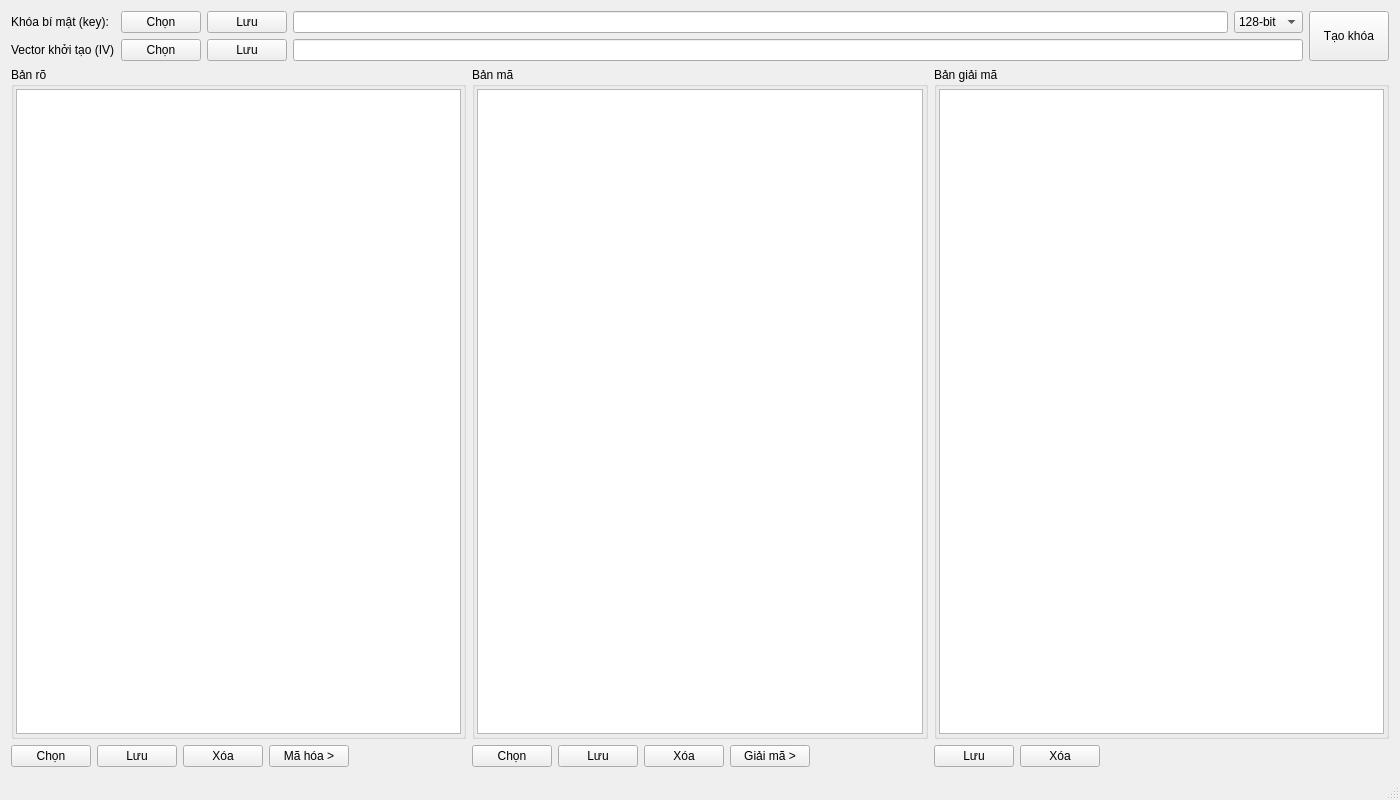
<?xml version="1.0" encoding="UTF-8"?>
<ui version="4.0">
 <class>MainWindowClass</class>
 <widget class="QMainWindow" name="MainWindowClass">
  <property name="geometry">
   <rect>
    <x>0</x>
    <y>0</y>
    <width>1400</width>
    <height>800</height>
   </rect>
  </property>
  <property name="windowTitle">
   <string>AESCryptopp</string>
  </property>
  <property name="windowIcon">
   <iconset resource="MainWindow.qrc">
    <normaloff>:/icons/AESCryptopp.svg</normaloff>:/icons/AESCryptopp.svg</iconset>
  </property>
  <widget class="QWidget" name="centralWidget">
   <layout class="QGridLayout" name="gridLayout_5">
    <item row="1" column="0">
     <layout class="QVBoxLayout" name="verticalLayout">
      <item>
       <widget class="QGroupBox" name="plainGroupBox">
        <property name="title">
         <string>Bản rõ</string>
        </property>
        <layout class="QGridLayout" name="gridLayout">
         <property name="leftMargin">
          <number>2</number>
         </property>
         <property name="topMargin">
          <number>2</number>
         </property>
         <property name="rightMargin">
          <number>2</number>
         </property>
         <property name="bottomMargin">
          <number>2</number>
         </property>
         <item row="0" column="0">
          <widget class="QPlainTextEdit" name="plainTextEdit">
           <property name="font">
            <font>
             <pointsize>10</pointsize>
            </font>
           </property>
          </widget>
         </item>
        </layout>
       </widget>
      </item>
      <item>
       <layout class="QHBoxLayout" name="horizontalLayout">
        <item>
         <widget class="QPushButton" name="plainLoadButton">
          <property name="text">
           <string>Chọn</string>
          </property>
          <property name="icon">
           <iconset resource="MainWindow.qrc">
            <normaloff>:/icons/add.svg</normaloff>:/icons/add.svg</iconset>
          </property>
         </widget>
        </item>
        <item>
         <widget class="QPushButton" name="plainSaveButton">
          <property name="text">
           <string>Lưu</string>
          </property>
          <property name="icon">
           <iconset resource="MainWindow.qrc">
            <normaloff>:/icons/save.svg</normaloff>:/icons/save.svg</iconset>
          </property>
         </widget>
        </item>
        <item>
         <widget class="QPushButton" name="plainClearButton">
          <property name="text">
           <string>Xóa</string>
          </property>
          <property name="icon">
           <iconset resource="MainWindow.qrc">
            <normaloff>:/icons/clear.svg</normaloff>:/icons/clear.svg</iconset>
          </property>
         </widget>
        </item>
        <item>
         <widget class="QPushButton" name="encryptButton">
          <property name="text">
           <string>Mã hóa &gt;</string>
          </property>
          <property name="icon">
           <iconset resource="MainWindow.qrc">
            <normaloff>:/icons/encryption.svg</normaloff>:/icons/encryption.svg</iconset>
          </property>
         </widget>
        </item>
        <item>
         <spacer name="horizontalSpacer">
          <property name="orientation">
           <enum>Qt::Horizontal</enum>
          </property>
          <property name="sizeHint" stdset="0">
           <size>
            <width>40</width>
            <height>20</height>
           </size>
          </property>
         </spacer>
        </item>
       </layout>
      </item>
     </layout>
    </item>
    <item row="1" column="1">
     <layout class="QVBoxLayout" name="verticalLayout_2">
      <item>
       <widget class="QGroupBox" name="groupBox_2">
        <property name="title">
         <string>Bản mã</string>
        </property>
        <layout class="QGridLayout" name="gridLayout_2">
         <property name="leftMargin">
          <number>2</number>
         </property>
         <property name="topMargin">
          <number>2</number>
         </property>
         <property name="rightMargin">
          <number>2</number>
         </property>
         <property name="bottomMargin">
          <number>2</number>
         </property>
         <item row="0" column="0">
          <widget class="QPlainTextEdit" name="cipherTextEdit">
           <property name="font">
            <font>
             <pointsize>10</pointsize>
            </font>
           </property>
          </widget>
         </item>
        </layout>
       </widget>
      </item>
      <item>
       <layout class="QHBoxLayout" name="horizontalLayout_2">
        <item>
         <widget class="QPushButton" name="cipherLoadButton">
          <property name="text">
           <string>Chọn</string>
          </property>
          <property name="icon">
           <iconset resource="MainWindow.qrc">
            <normaloff>:/icons/add.svg</normaloff>:/icons/add.svg</iconset>
          </property>
         </widget>
        </item>
        <item>
         <widget class="QPushButton" name="cipherSaveButton">
          <property name="text">
           <string>Lưu</string>
          </property>
          <property name="icon">
           <iconset resource="MainWindow.qrc">
            <normaloff>:/icons/save.svg</normaloff>:/icons/save.svg</iconset>
          </property>
         </widget>
        </item>
        <item>
         <widget class="QPushButton" name="cipherClearButton">
          <property name="text">
           <string>Xóa</string>
          </property>
          <property name="icon">
           <iconset resource="MainWindow.qrc">
            <normaloff>:/icons/clear.svg</normaloff>:/icons/clear.svg</iconset>
          </property>
         </widget>
        </item>
        <item>
         <widget class="QPushButton" name="decryptButton">
          <property name="text">
           <string>Giải mã &gt;</string>
          </property>
          <property name="icon">
           <iconset resource="MainWindow.qrc">
            <normaloff>:/icons/key.svg</normaloff>:/icons/key.svg</iconset>
          </property>
         </widget>
        </item>
        <item>
         <spacer name="horizontalSpacer_2">
          <property name="orientation">
           <enum>Qt::Horizontal</enum>
          </property>
          <property name="sizeHint" stdset="0">
           <size>
            <width>40</width>
            <height>20</height>
           </size>
          </property>
         </spacer>
        </item>
       </layout>
      </item>
     </layout>
    </item>
    <item row="1" column="2">
     <layout class="QVBoxLayout" name="verticalLayout_3">
      <item>
       <widget class="QGroupBox" name="groupBox_3">
        <property name="title">
         <string>Bản giải mã</string>
        </property>
        <layout class="QGridLayout" name="gridLayout_4">
         <property name="leftMargin">
          <number>2</number>
         </property>
         <property name="topMargin">
          <number>2</number>
         </property>
         <property name="rightMargin">
          <number>2</number>
         </property>
         <property name="bottomMargin">
          <number>2</number>
         </property>
         <item row="0" column="0">
          <widget class="QPlainTextEdit" name="recoveredTextEdit">
           <property name="font">
            <font>
             <pointsize>10</pointsize>
            </font>
           </property>
          </widget>
         </item>
        </layout>
       </widget>
      </item>
      <item>
       <layout class="QHBoxLayout" name="horizontalLayout_3">
        <item>
         <widget class="QPushButton" name="recoveredSaveButton">
          <property name="text">
           <string>Lưu</string>
          </property>
          <property name="icon">
           <iconset resource="MainWindow.qrc">
            <normaloff>:/icons/save.svg</normaloff>:/icons/save.svg</iconset>
          </property>
         </widget>
        </item>
        <item>
         <widget class="QPushButton" name="recoveredClearButton">
          <property name="text">
           <string>Xóa</string>
          </property>
          <property name="icon">
           <iconset resource="MainWindow.qrc">
            <normaloff>:/icons/clear.svg</normaloff>:/icons/clear.svg</iconset>
          </property>
         </widget>
        </item>
        <item>
         <spacer name="horizontalSpacer_3">
          <property name="orientation">
           <enum>Qt::Horizontal</enum>
          </property>
          <property name="sizeHint" stdset="0">
           <size>
            <width>138</width>
            <height>20</height>
           </size>
          </property>
         </spacer>
        </item>
       </layout>
      </item>
     </layout>
    </item>
    <item row="0" column="0" colspan="3">
     <layout class="QGridLayout" name="gridLayout_3">
      <item row="0" column="4">
       <widget class="QComboBox" name="keySizeComboBox">
        <item>
         <property name="text">
          <string>128-bit</string>
         </property>
        </item>
        <item>
         <property name="text">
          <string>192-bit</string>
         </property>
        </item>
        <item>
         <property name="text">
          <string>256-bit</string>
         </property>
        </item>
       </widget>
      </item>
      <item row="0" column="5" rowspan="2">
       <widget class="QPushButton" name="generateKeyButton">
        <property name="sizePolicy">
         <sizepolicy hsizetype="Preferred" vsizetype="Preferred">
          <horstretch>0</horstretch>
          <verstretch>0</verstretch>
         </sizepolicy>
        </property>
        <property name="text">
         <string>Tạo khóa</string>
        </property>
        <property name="icon">
         <iconset resource="MainWindow.qrc">
          <normaloff>:/icons/generation.svg</normaloff>:/icons/generation.svg</iconset>
        </property>
        <property name="iconSize">
         <size>
          <width>40</width>
          <height>40</height>
         </size>
        </property>
       </widget>
      </item>
      <item row="0" column="1">
       <widget class="QPushButton" name="keyLoadButton">
        <property name="text">
         <string>Chọn</string>
        </property>
        <property name="icon">
         <iconset resource="MainWindow.qrc">
          <normaloff>:/icons/add.svg</normaloff>:/icons/add.svg</iconset>
        </property>
       </widget>
      </item>
      <item row="1" column="2">
       <widget class="QPushButton" name="ivSaveButton">
        <property name="text">
         <string>Lưu</string>
        </property>
        <property name="icon">
         <iconset resource="MainWindow.qrc">
          <normaloff>:/icons/save.svg</normaloff>:/icons/save.svg</iconset>
        </property>
       </widget>
      </item>
      <item row="1" column="3" colspan="2">
       <widget class="QLineEdit" name="ivLineEdit"/>
      </item>
      <item row="0" column="0">
       <widget class="QLabel" name="label">
        <property name="text">
         <string>Khóa bí mật (key):</string>
        </property>
       </widget>
      </item>
      <item row="0" column="2">
       <widget class="QPushButton" name="keySaveButton">
        <property name="text">
         <string>Lưu</string>
        </property>
        <property name="icon">
         <iconset resource="MainWindow.qrc">
          <normaloff>:/icons/save.svg</normaloff>:/icons/save.svg</iconset>
        </property>
       </widget>
      </item>
      <item row="1" column="1">
       <widget class="QPushButton" name="ivLoadButton">
        <property name="text">
         <string>Chọn</string>
        </property>
        <property name="icon">
         <iconset resource="MainWindow.qrc">
          <normaloff>:/icons/add.svg</normaloff>:/icons/add.svg</iconset>
        </property>
       </widget>
      </item>
      <item row="1" column="0">
       <widget class="QLabel" name="label_2">
        <property name="text">
         <string>Vector khởi tạo (IV)</string>
        </property>
       </widget>
      </item>
      <item row="0" column="3">
       <widget class="QLineEdit" name="keyLineEdit"/>
      </item>
     </layout>
    </item>
   </layout>
  </widget>
  <widget class="QStatusBar" name="statusBar"/>
 </widget>
 <layoutdefault spacing="6" margin="11"/>
 <tabstops>
  <tabstop>keyLoadButton</tabstop>
  <tabstop>keySaveButton</tabstop>
  <tabstop>keyLineEdit</tabstop>
  <tabstop>keySizeComboBox</tabstop>
  <tabstop>ivLoadButton</tabstop>
  <tabstop>ivSaveButton</tabstop>
  <tabstop>ivLineEdit</tabstop>
  <tabstop>generateKeyButton</tabstop>
  <tabstop>plainTextEdit</tabstop>
  <tabstop>cipherTextEdit</tabstop>
  <tabstop>recoveredTextEdit</tabstop>
  <tabstop>plainLoadButton</tabstop>
  <tabstop>plainSaveButton</tabstop>
  <tabstop>cipherLoadButton</tabstop>
  <tabstop>cipherSaveButton</tabstop>
  <tabstop>recoveredSaveButton</tabstop>
 </tabstops>
 <resources>
  <include location="MainWindow.qrc"/>
 </resources>
 <connections/>
</ui>
